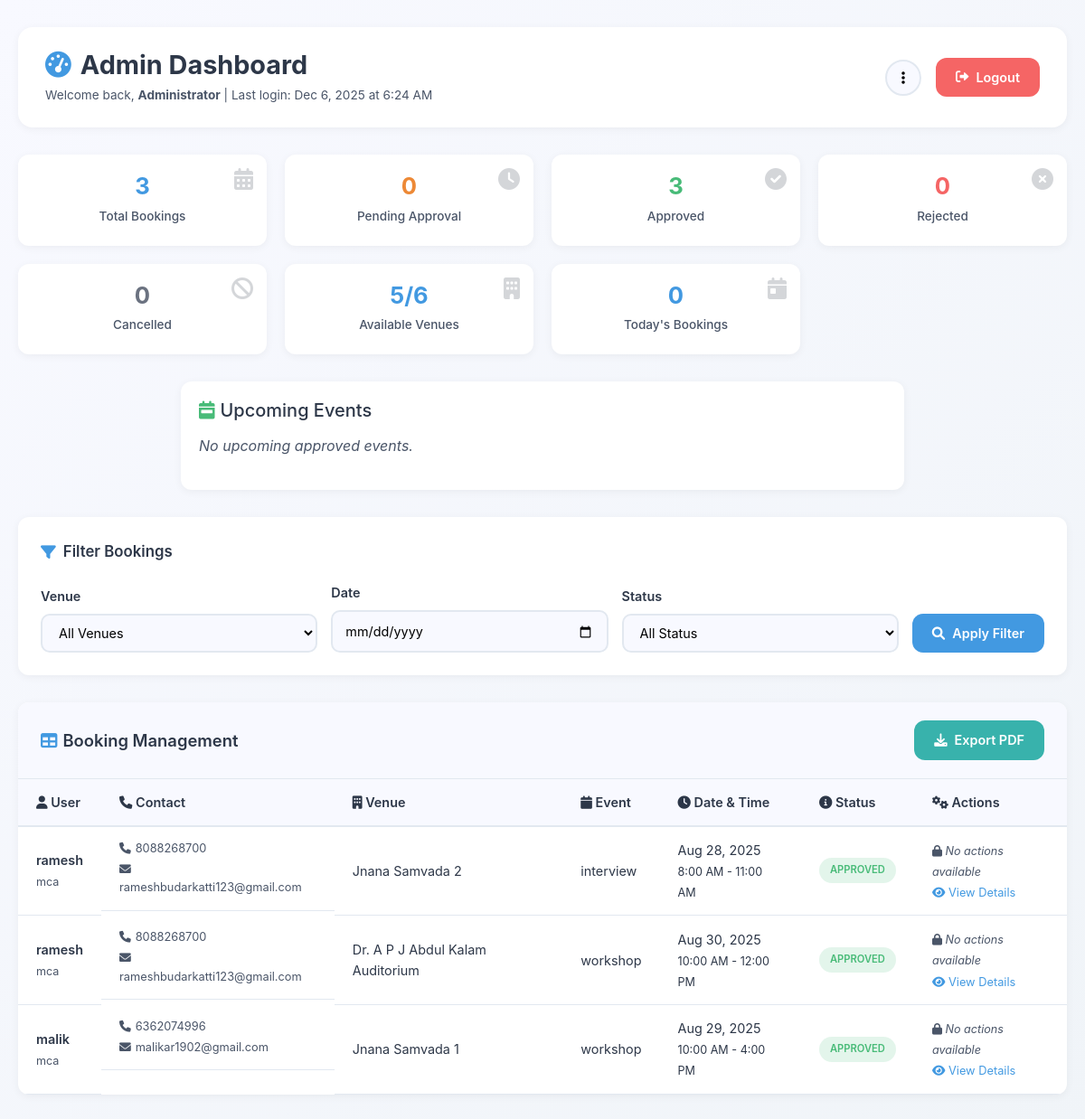
The app's page /public/admin_dashboard.php (signed in) with its own data.
### tables this page shows
CREATE TABLE `bookings` (
  `id` int NOT NULL AUTO_INCREMENT,
  `user_id` int DEFAULT NULL,
  `venue_id` int DEFAULT NULL,
  `booking_date` date DEFAULT NULL,
  `status` enum('pending','confirmed','cancelled','approved','rejected') DEFAULT 'pending',
  `event_date` date DEFAULT NULL,
  `event_name` varchar(255) DEFAULT NULL,
  `full_name` varchar(255) DEFAULT NULL,
  `email` varchar(255) DEFAULT NULL,
  `phone` varchar(20) DEFAULT NULL,
  `start_time` time DEFAULT NULL,
  `end_time` time DEFAULT NULL,
  `event_details` text,
  `department` varchar(255) DEFAULT NULL,
  `admin_remarks` text,
  `created_at` timestamp NULL DEFAULT CURRENT_TIMESTAMP,
  PRIMARY KEY (`id`),
  KEY `user_id` (`user_id`),
  KEY `venue_id` (`venue_id`),
  CONSTRAINT `bookings_ibfk_1` FOREIGN KEY (`user_id`) REFERENCES `users` (`id`),
  CONSTRAINT `bookings_ibfk_2` FOREIGN KEY (`venue_id`) REFERENCES `venues` (`id`)
);

CREATE TABLE `venues` (
  `id` int NOT NULL AUTO_INCREMENT,
  `name` varchar(150) NOT NULL,
  `location` varchar(255) DEFAULT NULL,
  `capacity` int DEFAULT NULL,
  `price` decimal(10,2) DEFAULT NULL,
  `description` text,
  `is_available` tinyint(1) DEFAULT '1',
  `image` varchar(255) DEFAULT 'default_venue.jpg',
  PRIMARY KEY (`id`)
);

### public/admin_dashboard.php (the view, shortened to what this page needs)
<?php
require '../api/config.php';
$venueFilter  = $_GET['venue']  ?? '';
$dateFilter   = $_GET['date']   ?? '';
$statusFilter = $_GET['status'] ?? '';
$query = "SELECT b.*, v.name AS venue_name, b.full_name AS user_name, b.email, b.phone, b.department
          FROM bookings b
          JOIN venues v ON b.venue_id = v.id
          WHERE 1";
$params = [];
$query .= " ORDER BY b.created_at DESC";
$stmt = $conn->prepare($query);
$stmt->execute($params);
$bookings = $stmt->fetchAll(PDO::FETCH_ASSOC);
$total       = $conn->query("SELECT COUNT(*) FROM bookings")->fetchColumn();
$pendingCnt  = $conn->query("SELECT COUNT(*) FROM bookings WHERE status='pending'")->fetchColumn();
$approvedCnt = $conn->query("SELECT COUNT(*) FROM bookings WHERE status='approved'")->fetchColumn();
$rejectedCnt = $conn->query("SELECT COUNT(*) FROM bookings WHERE status='rejected'")->fetchColumn();
$cancelledCnt = $conn->query("SELECT COUNT(*) FROM bookings WHERE status='cancelled'")->fetchColumn();
$openVenues  = $conn->query("SELECT COUNT(*) FROM venues WHERE is_available=1")->fetchColumn();
$totalVenues = $conn->query("SELECT COUNT(*) FROM venues")->fetchColumn();
$todayBookings = $conn->query("SELECT COUNT(*) FROM bookings WHERE DATE(created_at) = CURDATE()")->fetchColumn();
$upcomingEvents = $conn->query("
    SELECT b.*, v.name AS venue_name, b.full_name AS user_name
    FROM bookings b
    JOIN venues v ON b.venue_id = v.id
    WHERE b.event_date BETWEEN CURDATE() AND DATE_ADD(CURDATE(), INTERVAL 7 DAY)
    AND b.status = 'approved'
    ORDER BY b.event_date ASC, b.start_time ASC
    LIMIT 5
")->fetchAll(PDO::FETCH_ASSOC);
?>
<!DOCTYPE html>
<html lang="en">
<head>
  <link href="https://cdn.jsdelivr.net/npm/bootstrap@5.3.3/dist/css/bootstrap.min.css" rel="stylesheet">
  <link href="https://cdnjs.cloudflare.com/ajax/libs/font-awesome/6.0.0/css/all.min.css" rel="stylesheet">
</head>
<body>
  <div class="container">
    <div class="header">
      <div>
        <h1><i class="fas fa-tachometer-alt" style="color:var(--accent);margin-right:10px;"></i>Admin Dashboard</h1>
        <div class="admin-info">
          Welcome back, <strong><?= htmlspecialchars($_SESSION['admin_name'] ?? 'Administrator') ?></strong> |
          Last login: <?= date('M j, Y \a\t g:i A') ?>
        </div>
      </div>
      <div class="d-flex align-items-center gap-3">
        <div class="dropdown">
          <button class="dropdown-toggle-dots" type="button" data-bs-toggle="dropdown" aria-expanded="false">
            <i class="fas fa-ellipsis-v"></i>
          </button>
        </div>
        <a href="admin_logout.php" class="btn-modern btn-danger-modern" onclick="showSpinner()">
          <i class="fas fa-sign-out-alt"></i> Logout
        </a>
      </div>
    </div>
    <div class="stats-grid">
      <div class="mini-card">
        <i class="fas fa-calendar-alt card-icon"></i>
        <h5><?= $total ?></h5>
        <small>Total Bookings</small>
      </div>
      <div class="mini-card pending">
        <i class="fas fa-clock card-icon"></i>
        <h5><?= $pendingCnt ?></h5>
        <small>Pending Approval</small>
      </div>
      <div class="mini-card approved">
        <i class="fas fa-check-circle card-icon"></i>
        <h5><?= $approvedCnt ?></h5>
        <small>Approved</small>
      </div>
      <div class="mini-card rejected">
        <i class="fas fa-times-circle card-icon"></i>
        <h5><?= $rejectedCnt ?></h5>
        <small>Rejected</small>
      </div>
      <div class="mini-card cancelled">
        <i class="fas fa-ban card-icon"></i>
        <h5><?= $cancelledCnt ?></h5>
        <small>Cancelled</small>
      </div>
      <div class="mini-card">
        <i class="fas fa-building card-icon"></i>
        <h5><?= $openVenues ?>/<?= $totalVenues ?></h5>
        <small>Available Venues</small>
      </div>
      <div class="mini-card">
        <i class="fas fa-calendar-day card-icon"></i>
        <h5><?= $todayBookings ?></h5>
        <small>Today's Bookings</small>
      </div>
    </div>
    <div class="upcoming-events" style="max-width: 800px; margin: 30px auto;">
        <h5 style="margin-bottom:15px;"><i class="fas fa-calendar-week" style="color:var(--success);margin-right:6px;"></i>Upcoming Events</h5>
        <?php if(empty($upcomingEvents)): ?>
          <p style="color:var(--text-light);font-style:italic;">No upcoming approved events.</p>
        <?php endif; ?>
    </div>
    <div class="filter-section">
      <div class="filter-title">
        <i class="fas fa-filter" style="color:var(--accent);"></i>
        Filter Bookings
      </div>
      <form method="GET" onsubmit="showSpinner()">
        <div class="filter-form">
          <div class="filter-group">
            <label>Venue</label>
            <select name="venue" class="form-select-modern">
              <option value="">All Venues</option>
            </select>
          </div>
          <div class="filter-group">
            <label>Date</label>
            <input type="date" name="date" value="<?= htmlspecialchars($dateFilter) ?>" class="form-control-modern" placeholder="dd-mm-yyyy">
          </div>
          <div class="filter-group">
            <label>Status</label>
            <select name="status" class="form-select-modern">
              <option value="">All Status</option>
            </select>
          </div>
          <div class="filter-button-group">
            <button type="submit" class="btn-modern btn-primary-modern">
              <i class="fas fa-search"></i> Apply Filter
            </button>
          </div>
        </div>
      </form>
    </div>
    <div class="table-container">
      <div class="table-header">
        <h3 class="table-title">
          <i class="fas fa-table" style="color:var(--accent);margin-right:6px;"></i>Booking Management
        </h3>
        <div class="d-flex gap-2">
          <button class="btn-modern btn-info-modern" onclick="openExportModal()">
            <i class="fas fa-download"></i> Export PDF
          </button>
        </div>
      </div>
      <div class="table-responsive">
        <table class="modern-table">
          <thead>
            <tr>
              <th><i class="fas fa-user"></i> User</th>
              <th><i class="fas fa-phone"></i> Contact</th>
              <th><i class="fas fa-building"></i> Venue</th>
              <th><i class="fas fa-calendar"></i> Event</th>
              <th><i class="fas fa-clock"></i> Date & Time</th>
              <th><i class="fas fa-info-circle"></i> Status</th>
              <th><i class="fas fa-cogs"></i> Actions</th>
            </tr>
          </thead>
          <tbody>
            <?php if(empty($bookings)): ?>
              <tr>
                <td colspan="7" style="text-align:center;padding:40px;color:var(--text-light);">
                  <i class="fas fa-inbox" style="font-size:2.5rem;opacity:.3;margin-bottom:10px;"></i><br>
                  <?php if($venueFilter || $dateFilter || $statusFilter): ?>
                    No bookings found matching your filter criteria.
                  <?php else: ?>
                    No bookings found in the system.
                  <?php endif; ?>
                </td>
              </tr>
            <?php else: ?>
              <?php foreach($bookings as $b): ?>
                <tr>
                  <td>
                    <div style="font-weight:600;"><?= htmlspecialchars($b['user_name']) ?></div>
                    <small style="color:var(--text-light);"><?= htmlspecialchars($b['department'] ?? 'N/A') ?></small>
                  </td>
                  <td class="contact-info">
                    <div><i class="fas fa-phone"></i> <?= htmlspecialchars($b['phone']) ?></div>
                    <div><i class="fas fa-envelope"></i> <?= htmlspecialchars($b['email']) ?></div>
                  </td>
                  <td><?= htmlspecialchars($b['venue_name']) ?></td>
                  <td><?= htmlspecialchars($b['event_name']) ?></td>
                  <td>
                    <?= date('M j, Y', strtotime($b['event_date'])) ?><br>
                    <small><?= date('g:i A', strtotime($b['start_time'])) ?> - <?= date('g:i A', strtotime($b['end_time'])) ?></small>
                  </td>
                  <td><span class="status-badge status-<?= $b['status'] ?>"><?= ucfirst($b['status']) ?></span></td>
                  <td>
                    <?php if($b['status']==='pending'): ?>
                      <div style="display:flex;gap:6px;margin-bottom:6px;flex-wrap:wrap;">
                        <button class="btn-modern btn-success-modern" onclick="openStatusModal(<?= $b['id'] ?>,'approved')">
                          <i class="fas fa-check"></i> Approve
                        </button>
                        <button class="btn-modern btn-danger-modern" style="font-size:.8rem;padding:6px 14px;" onclick="openStatusModal(<?= $b['id'] ?>,'rejected')">
                          <i class="fas fa-times"></i> Reject
                        </button>
                      </div>
                    <?php else: ?>
                      <small style="color:var(--text-light);font-style:italic;">
                        <i class="fas fa-lock"></i> No actions available
                      </small>
                    <?php endif; ?>
                    <br>
                    <a href="#" class="view-details" style="font-size:.8rem;color:var(--accent);text-decoration:none;" onclick="toggleDetails('details<?= $b['id'] ?>');return false;">
                      <i class="fas fa-eye"></i> View Details
                    </a>
                  </td>
                </tr>
              <?php endforeach; ?>
            <?php endif; ?>
          </tbody>
        </table>
      </div>
    </div>
  </div>
</body>
</html>

### public/admin_dashboard.php (style rules this page uses)
:root { --bg-light:#f8f9ff; --bg-mid:#f0f4f8; --card-bg:#ffffff; --text-dark:#2d3748; --text-light:#4a5568; --accent:#4299e1; --success:#48bb78; --warning:#ed8936; --danger:#f56565; --border:#e2e8f0; --shadow-sm:0 2px 10px rgba(0,0,0,.05); --shadow-md:0 4px 20px rgba(0,0,0,.08); --shadow-lg:0 10px 30px rgba(0,0,0,.1); }
body { margin:0; font-family:'Inter','Segoe UI',sans-serif; background:linear-gradient(135deg,var(--bg-light) 0%,var(--bg-mid) 100%); color:var(--text-dark); min-height:100vh; line-height:1.6; }
.container { max-width:1400px;margin:0 auto;padding:30px 20px; }
.header { display:flex; justify-content:space-between; align-items:center; background:var(--card-bg); border-radius:16px; box-shadow:var(--shadow-sm); padding:25px 30px; margin-bottom:30px; position:relative; }
.header h1 { font-size:1.8rem;font-weight:700;margin:0;color:var(--text-dark); }
.header .admin-info { font-size:.85rem;color:var(--text-light);margin-top:5px; }
.btn-modern { padding:10px 22px; border:none; border-radius:12px; font-weight:600; font-size:.9rem; cursor:pointer; transition:all .3s ease; text-decoration:none; display:inline-flex; align-items:center; gap:8px; }
.btn-primary-modern { background:var(--accent);color:#fff; }
.btn-danger-modern { background:var(--danger);color:#fff; }
.btn-info-modern { background:#38b2ac;color:#fff; }
.stats-grid { display:grid; grid-template-columns:repeat(auto-fit,minmax(220px,1fr)); gap:20px; margin-bottom:30px; }
.mini-card { background:var(--card-bg); border-radius:12px; padding:20px; text-align:center; box-shadow:var(--shadow-sm); transition:all .3s ease; position:relative; overflow:hidden; }
.mini-card h5 { color:var(--accent);font-size:1.6rem;margin:0 0 4px;font-weight:700; }
.mini-card small { color:var(--text-light);font-size:.85rem;font-weight:500; }
.mini-card .card-icon { position:absolute;top:15px;right:15px;font-size:1.5rem;opacity:.2; }
.mini-card.pending h5 { color:var(--warning); }
.mini-card.approved h5 { color:var(--success); }
.mini-card.rejected h5 { color:var(--danger); }
.mini-card.cancelled h5 { color:#6b7280; }
.filter-section { background:var(--card-bg); border-radius:12px; padding:25px; box-shadow:var(--shadow-sm); margin-bottom:30px; }
.filter-title { font-size:1.05rem; font-weight:600; margin-bottom:20px; color:var(--text-dark); display:flex; align-items:center; gap:8px; }
.filter-form { display:flex; align-items:end; gap:15px; flex-wrap:wrap; }
.filter-group { flex:1; min-width:200px; display:flex; flex-direction:column; }
.filter-group label { font-size:0.9rem; font-weight:600; color:var(--text-dark); margin-bottom:8px; }
.filter-button-group { display:flex; gap:10px; align-items:end; }
.form-control-modern,.form-select-modern { padding:10px 14px; border:2px solid var(--border); border-radius:10px; font-size:.9rem; background:var(--bg-light); transition:all .3s ease; }
.table-container { background:var(--card-bg); border-radius:12px; box-shadow:var(--shadow-sm); overflow:hidden; margin-bottom:30px; }
.table-header { background:var(--bg-light); padding:20px 25px; border-bottom:1px solid var(--border); display:flex; justify-content:space-between; align-items:center; flex-wrap:wrap; gap:15px; }
.table-title { font-size:1.15rem;font-weight:600;margin:0;color:var(--text-dark); }
.modern-table { width:100%;border-collapse:collapse;font-size:.9rem; }
.modern-table th { background:var(--bg-light); padding:14px 20px; text-align:left; font-weight:600; color:var(--text-dark); border-bottom:2px solid var(--border); }
.modern-table td { padding:14px 20px;border-bottom:1px solid var(--border);vertical-align:middle; }
.modern-table tbody tr { transition:background-color .2s ease; }
.status-badge { padding:5px 12px; border-radius:20px; font-size:.7rem; font-weight:600; text-transform:uppercase; display:inline-block; }
.status-approved { background:rgba(72,187,120,.15);color:#48bb78; }
.contact-info { display:flex; flex-direction:column; gap:3px; font-size:.8rem; color:var(--text-light); }
.contact-info i { width:14px; }
.dropdown-toggle-dots { background:var(--bg-light); border:2px solid var(--border); border-radius:50%; width:40px; height:40px; display:flex; align-items:center; justify-content:center; cursor:pointer; transition:all .3s ease; }
.upcoming-events { background:var(--card-bg); border-radius:12px; padding:20px; box-shadow:var(--shadow-sm); }

### records on screen
bookings: full_name "ramesh", department "mca", phone "8088268700", email "rameshbudarkatti123@gmail.com", venue.name "Jnana Samvada 2", event_name "interview", event_date "Aug 28, 2025", start_time "8:00 AM", end_time "11:00 AM", status "APPROVED", shows "No actions available"
bookings: full_name "ramesh", department "mca", phone "8088268700", email "rameshbudarkatti123@gmail.com", venue.name "Dr. A P J Abdul Kalam Auditorium", event_name "workshop", event_date "Aug 30, 2025", start_time "10:00 AM", end_time "12:00 PM", status "APPROVED", shows "No actions available"
bookings: full_name "malik", department "mca", phone "6362074996", email "malikar1902@gmail.com", venue.name "Jnana Samvada 1", event_name "workshop", event_date "Aug 29, 2025", start_time "10:00 AM", end_time "4:00 PM", status "APPROVED", shows "No actions available"

### other values on screen
$_SESSION['admin_name'] "Administrator"
$total "3"
$pendingCnt "0"
$approvedCnt "3"
$rejectedCnt "0"
$cancelledCnt "0"
$openVenues "5"
$totalVenues "6"
$todayBookings "0"
